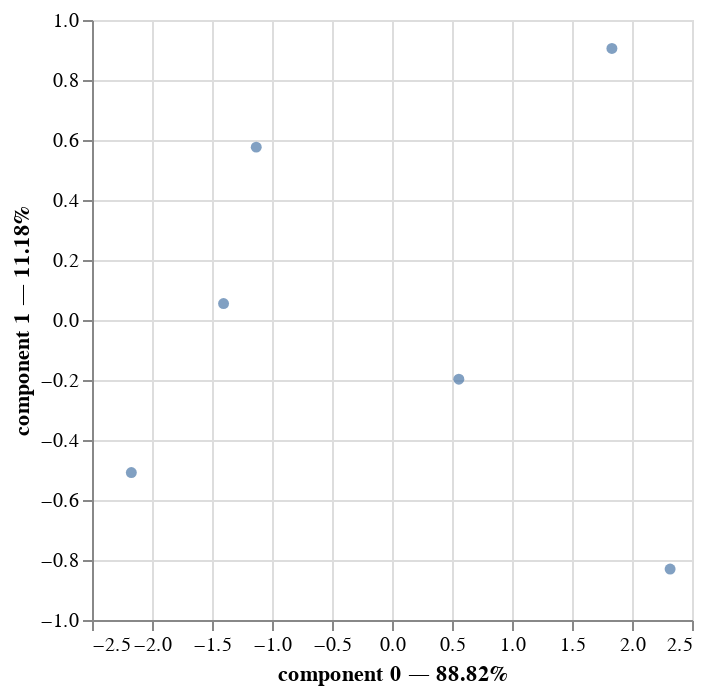

The cell this chart's notebook holds for it:
### Markdown cell above
Al igual que para el PCA, puede trazar las coordenadas de la fila con el comando plot_row_coordinates.

### Code cell
mfa.plot(
    dataset,
    x_component=0,
    y_component=1
)

### Figure 1 — Vega-Lite specification as saved in the notebook (floating-point values rounded to 4 significant figures)
{"config": {"view": {"continuousWidth": 300, "continuousHeight": 300}}, "data": {"name": "data-c10ffa01f207ef2c90c68d7e50d7a017"}, "mark": {"type": "circle"}, "encoding": {"tooltip": [{"field": "index", "type": "nominal"}, {"field": "component 0", "type": "quantitative"}, {"field": "component 1", "type": "quantitative"}], "x": {"axis": {"title": "component 0 — 88.82%"}, "field": "component 0", "scale": {"zero": false}, "type": "quantitative"}, "y": {"axis": {"title": "component 1 — 11.18%"}, "field": "component 1", "scale": {"zero": false}, "type": "quantitative"}}, "params": [{"name": "param_2", "select": {"type": "interval", "encodings": ["x", "y"]}, "bind": "scales"}], "$schema": "https://vega.github.io/schema/vega-lite/v5.17.0.json", "datasets": {"data-c10ffa01f207ef2c90c68d7e50d7a017": [{"index": "Wine 1", "component 0": -2.172, "component 1": -0.5086}, {"index": "Wine 2", "component 0": 0.557, "component 1": -0.1974}, {"index": "Wine 3", "component 0": 2.318, "component 1": -0.8303}, {"index": "Wine 4", "component 0": 1.833, "component 1": 0.905}, {"index": "Wine 5", "component 0": -1.404, "component 1": 0.05498}, {"index": "Wine 6", "component 0": -1.131, "component 1": 0.5762}]}}
